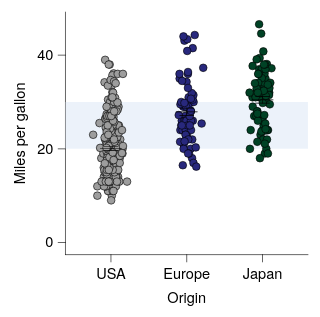

Describe this chart as a Vega-Lite specification.
### Vega-Lite specification from a JSON file in a GitHub repository (floating-point values rounded to 4 significant figures; data arrays with more than 128 entries replaced by an {"elided": "..."} marker saying what was removed)
{"background": null, "config": {"arc": {"fill": "#DBDBDB", "fillOpacity": 1.0, "innerRadius": 25.0, "padAngle": 0.03, "stroke": "black", "strokeOpacity": 1, "strokeWidth": 0.25}, "area": {"fill": "#DBDBDB", "fillOpacity": 1.0, "stroke": "black", "strokeOpacity": 1, "strokeWidth": 0.25}, "axis": {"domain": true, "domainCap": "round", "domainColor": "black", "domainWidth": 0.25, "grid": false, "gridCap": "round", "gridColor": "#F1F1F1", "gridDash": [0, 0], "gridOpacity": 1.0, "gridWidth": 0.25, "labelColor": "black", "labelFont": "Helvetica Neue, HelveticaNeue, Helvetica, Arial, sans-serif", "labelFontSize": 6, "labelFontStyle": "normal", "labelFontWeight": 400, "offset": 0, "ticks": true, "tickCap": "round", "tickColor": "black", "tickRound": false, "tickSize": 3.0, "tickWidth": 0.25, "titleColor": "black", "titleFont": "Helvetica Neue, HelveticaNeue, Helvetica, Arial, sans-serif", "titleFontSize": 6, "titleFontStyle": "normal", "titleFontWeight": 400}, "axisX": {"domain": true, "labelAlign": "center", "labelAngle": 0, "labels": true, "ticks": true, "translate": 0}, "axisY": {"domain": true, "labelAlign": "right", "labelAngle": 0, "labels": true, "ticks": true, "translate": 0}, "axisRight": {"domain": true, "labelAlign": "left", "labelAngle": 0, "labels": true, "ticks": true, "translate": 0}, "axisTop": {"domain": true, "labelAlign": "center", "labelAngle": 0, "labels": true, "ticks": true, "translate": 0}, "axisBand": {"tickOffset": 0}, "bar": {"fill": "#DBDBDB", "fillOpacity": 1.0, "stroke": "black", "strokeOpacity": 1, "strokeWidth": 0.25}, "boxplot": {"size": 9.0, "ticks": {"cornerRadius": 0.25, "fill": "black", "opacity": 1, "size": 4.5, "thickness": 0.25}, "box": {"fillOpacity": 1.0, "stroke": "black", "strokeOpacity": 1, "strokeWidth": 0.25}, "median": {"cornerRadius": 0, "fill": "black", "fillOpacity": 1.0, "opacity": 1, "size": 9.0, "thickness": 0.25}, "rule": {"fill": "black", "fillOpacity": 1.0, "size": 10.0, "stroke": "black", "strokeDash": [0, 0], "strokeOpacity": 1, "strokeWidth": 0.25}, "outliers": {"color": "black", "fill": "black", "fillOpacity": 1.0, "size": 0, "stroke": "black", "strokeOpacity": 1, "strokeWidth": 0.25}}, "circle": {"fill": "black", "fillOpacity": 1.0, "size": 1.25, "stroke": null, "strokeOpacity": 1, "strokeWidth": 0.25}, "errorband": {"band": {"fillOpacity": 0.6, "stroke": null, "strokeWidth": 0.25, "strokeOpacity": 1}, "borders": {"opacity": 0, "strokeOpacity": 1, "strokeWidth": 0.25}}, "errorbar": {"opacity": 1, "rule": {"strokeDash": [0, 0], "strokeWidth": 0.25}, "ticks": {"color": "black", "cornerRadius": 0.125, "opacity": 1, "size": 6.0, "thickness": 0.25}, "thickness": 0.25}, "font": "Helvetica Neue, HelveticaNeue, Helvetica, Arial, sans-serif", "geoshape": {"fill": "#DBDBDB", "fillOpacity": 1.0, "stroke": "black", "strokeOpacity": 1, "strokeWidth": 0.25}, "header": {"labelColor": "black", "labelFont": "Helvetica Neue, HelveticaNeue, Helvetica, Arial, sans-serif", "labelFontSize": 6, "labelFontStyle": "normal", "labelFontWeight": 400, "titleColor": "black", "titleFont": "Helvetica Neue, HelveticaNeue, Helvetica, Arial, sans-serif", "titleFontSize": 6, "titleFontStyle": "normal", "titleFontWeight": 400, "titlePadding": 0}, "legend": {"disable": false, "offset": 4.5, "titlePadding": 4, "labelOffset": 2, "gradientLabelOffset": 2, "columnPadding": 4, "rowPadding": 2, "gradientThickness": 5, "gradientOpacity": 1.0, "gradientStrokeColor": "black", "gradientStrokeWidth": 0.25, "labelColor": "black", "labelFont": "Helvetica Neue, HelveticaNeue, Helvetica, Arial, sans-serif", "labelFontSize": 6, "labelFontStyle": "normal", "labelFontWeight": 400, "strokeColor": "black", "strokeWidth": 0, "symbolSize": 36, "symbolStrokeColor": "black", "symbolStrokeWidth": 0.25, "titleColor": "black", "titleFont": "Helvetica Neue, HelveticaNeue, Helvetica, Arial, sans-serif", "titleFontSize": 6, "titleFontStyle": "normal", "titleFontWeight": 400}, "line": {"color": "black", "stroke": "black", "strokeCap": "butt", "strokeDash": [0, 0], "strokeOpacity": 1, "strokeWidth": 0.5}, "point": {"filled": true, "fill": "#DBDBDB", "fillOpacity": 1.0, "size": 5.0, "stroke": "black", "strokeOpacity": 1, "strokeWidth": 0.25}, "range": {"category": ["#9D9D9D", "#28287D", "#004225", "#47266F", "#00605D", "#DBDBDB", "#7983C1", "#6E927B", "#937FB4", "#699A97"], "diverging": {"scheme": ["#4F4265", "#6A5C82", "#85789D", "#A196B7", "#BDB5CE", "#D8D6DD", "#F6F6F6", "#CED8D7", "#9DBFBD", "#75A3A0", "#518683", "#326967", "#164D4B"]}, "heatmap": {"scheme": ["#440154", "#472270", "#433E82", "#38598C", "#2C728E", "#238A8D", "#24A086", "#39B578", "#5DC862", "#96D646", "#CAE02D", "#FDE724"]}, "ordinal": {"scheme": ["#F1F1F1", "#DBDBDB", "#C6C6C6", "#B2B2B2", "#9D9D9D", "#898989", "#767676", "#636363", "#515151", "#404040", "#2F2F2F", "#1F1F1F"]}, "ramp": {"scheme": ["#440154", "#472270", "#433E82", "#38598C", "#2C728E", "#238A8D", "#24A086", "#39B578", "#5DC862", "#96D646", "#CAE02D", "#FDE724"]}}, "rule": {"color": "black", "stroke": "black", "strokeCap": "round", "strokeDash": [2, 2], "strokeOpacity": 1, "strokeWidth": 0.25}, "scale": {"barBandPaddingInner": 0.1, "rectBandPaddingInner": 0, "tickBandPaddingInner": 0.1, "bandPaddingOuter": 0.1, "bandWithNestedOffsetPaddingInner": 0.2, "bandWithNestedOffsetPaddingOuter": 0.2, "offsetBandPaddingInner": 0, "offsetBandPaddingOuter": 0, "continuousPadding": 5.0, "round": false}, "rect": {"fill": "#DBDBDB", "fillOpacity": 1.0, "stroke": "black", "strokeOpacity": 1, "strokeWidth": 0.25}, "square": {"fill": "#DBDBDB", "fillOpacity": 1.0, "size": 10.0, "stroke": "black", "strokeOpacity": 1, "strokeWidth": 0.25}, "text": {"color": "black", "font": "Helvetica Neue, HelveticaNeue, Helvetica, Arial, sans-serif", "fontSize": 6, "fontStyle": "normal", "fontWeight": 400}, "tick": {"color": "black", "cornerRadius": 0.125, "opacity": 1.0, "size": 9.0, "thickness": 0.25}, "title": {"anchor": "middle", "frame": "group", "color": "black", "font": "Helvetica Neue, HelveticaNeue, Helvetica, Arial, sans-serif", "fontSize": 6, "fontStyle": "normal", "fontWeight": 400, "subtitleColor": "black", "subtitleFont": "Helvetica Neue, HelveticaNeue, Helvetica, Arial, sans-serif", "subtitleFontSize": 6, "subtitleFontStyle": "normal", "subtitleFontWeight": 400}, "trail": {"color": "black", "opacity": 1, "size": 0.5}, "view": {"continuousWidth": 100, "continuousHeight": 100, "discreteWidth": 100, "discreteHeight": 100, "fill": null, "stroke": null, "strokeWidth": 0.25}}, "layer": [{"mark": {"type": "rect", "color": "#DFE9F7", "cornerRadius": 0, "opacity": 0.6, "stroke": null, "strokeOpacity": 0, "strokeWidth": 0}, "encoding": {"y": {"datum": 20.0}, "y2": {"datum": 30.0}}, "name": "__dsshade_23"}, {"layer": [{"data": {"name": "data-5a85ede2053d4aec77293cfb476ae07b"}, "mark": {"type": "circle", "opacity": 1.0, "size": 10.0, "stroke": "black", "strokeOpacity": 1, "strokeWidth": 0.25}, "encoding": {"color": {"field": "Origin", "legend": null, "scale": {"domain": ["USA", "Europe", "Japan"]}, "sort": ["USA", "Europe", "Japan"], "title": null, "type": "nominal"}, "x": {"axis": {}, "field": "Origin", "scale": {"domain": ["USA", "Europe", "Japan"]}, "sort": ["USA", "Europe", "Japan"], "title": "Origin", "type": "nominal"}, "xOffset": {"field": "jitter_x", "scale": {"domain": [-7.33, 7.33], "range": [5.17, 19.83]}, "type": "quantitative"}, "y": {"field": "Miles_per_Gallon", "title": "Miles per gallon", "type": "quantitative", "scale": {"nice": false}}}}, {"data": {"name": "data-64e7897fd8423deef5c97d660b6d3367"}, "mark": {"type": "errorbar"}, "encoding": {"x": {"axis": {}, "field": "Origin", "scale": {"domain": ["USA", "Europe", "Japan"]}, "sort": ["USA", "Europe", "Japan"], "title": "Origin", "type": "nominal"}, "y": {"field": "__mean", "title": "Miles per gallon", "type": "quantitative", "scale": {"nice": false}}, "yError": {"field": "__error"}}}, {"data": {"name": "data-64e7897fd8423deef5c97d660b6d3367"}, "mark": {"type": "tick"}, "encoding": {"x": {"axis": {}, "field": "Origin", "scale": {"domain": ["USA", "Europe", "Japan"]}, "sort": ["USA", "Europe", "Japan"], "title": "Origin", "type": "nominal"}, "y": {"field": "__mean", "title": "Miles per gallon", "type": "quantitative", "scale": {"nice": false}}}}]}], "data": {"name": "data-f649f9d1c293ec8042ca0358e3477a5a"}, "$schema": "https://vega.github.io/schema/vega-lite/v6.4.1.json", "datasets": {"data-f649f9d1c293ec8042ca0358e3477a5a": [{"__dummy": 0, "__dysonsphere__": 1}], "data-5a85ede2053d4aec77293cfb476ae07b": {"elided": "398 records"}, "data-64e7897fd8423deef5c97d660b6d3367": [{"Origin": "USA", "__mean": 20.08, "__error": 0.4058, "__dysonsphere__": 1}, {"Origin": "Japan", "__mean": 30.45, "__error": 0.6852, "__dysonsphere__": 1}, {"Origin": "Europe", "__mean": 27.89, "__error": 0.8037, "__dysonsphere__": 1}]}}
